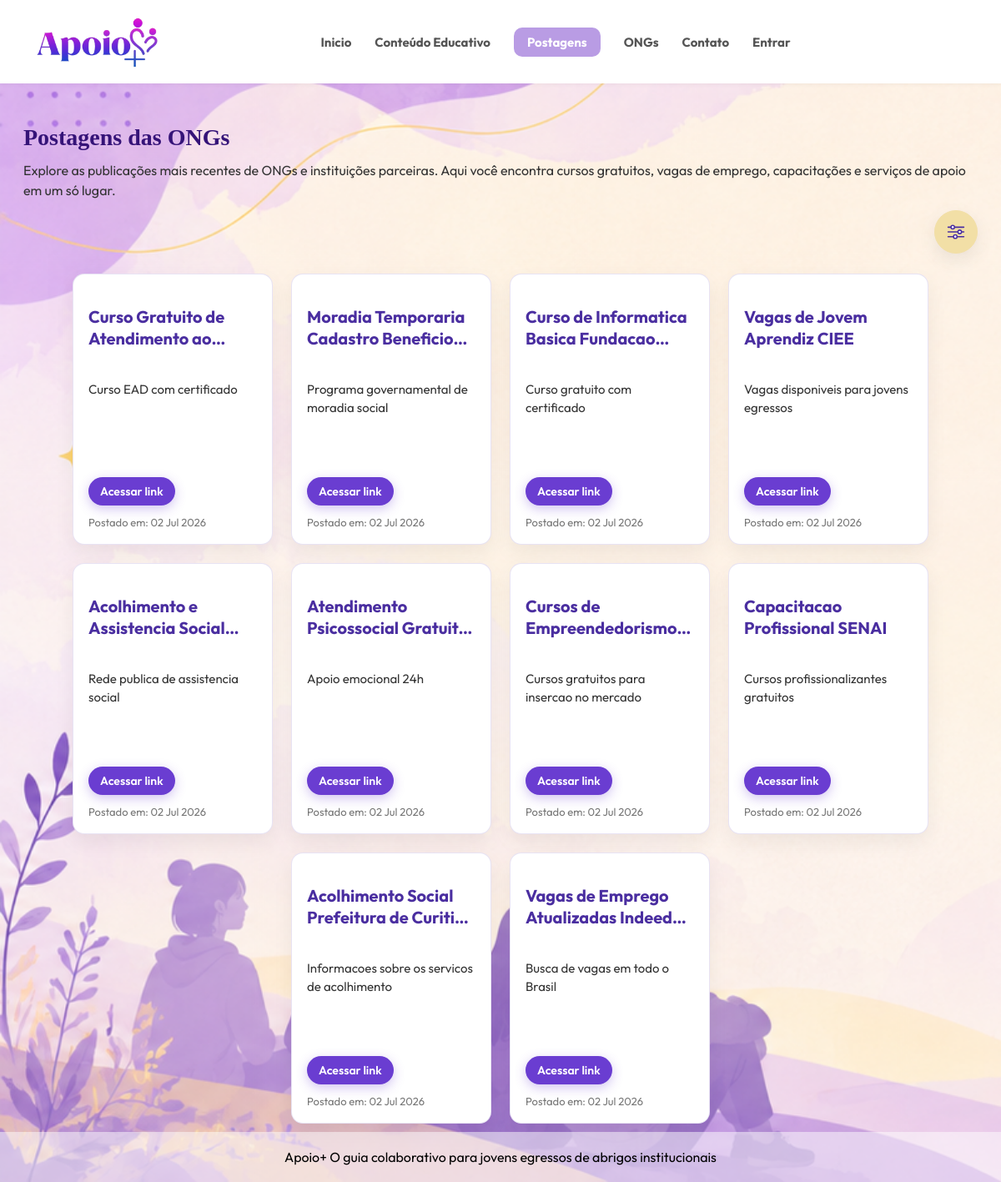
The page /frontend/telas/postagens.php on the database as committed earlier.
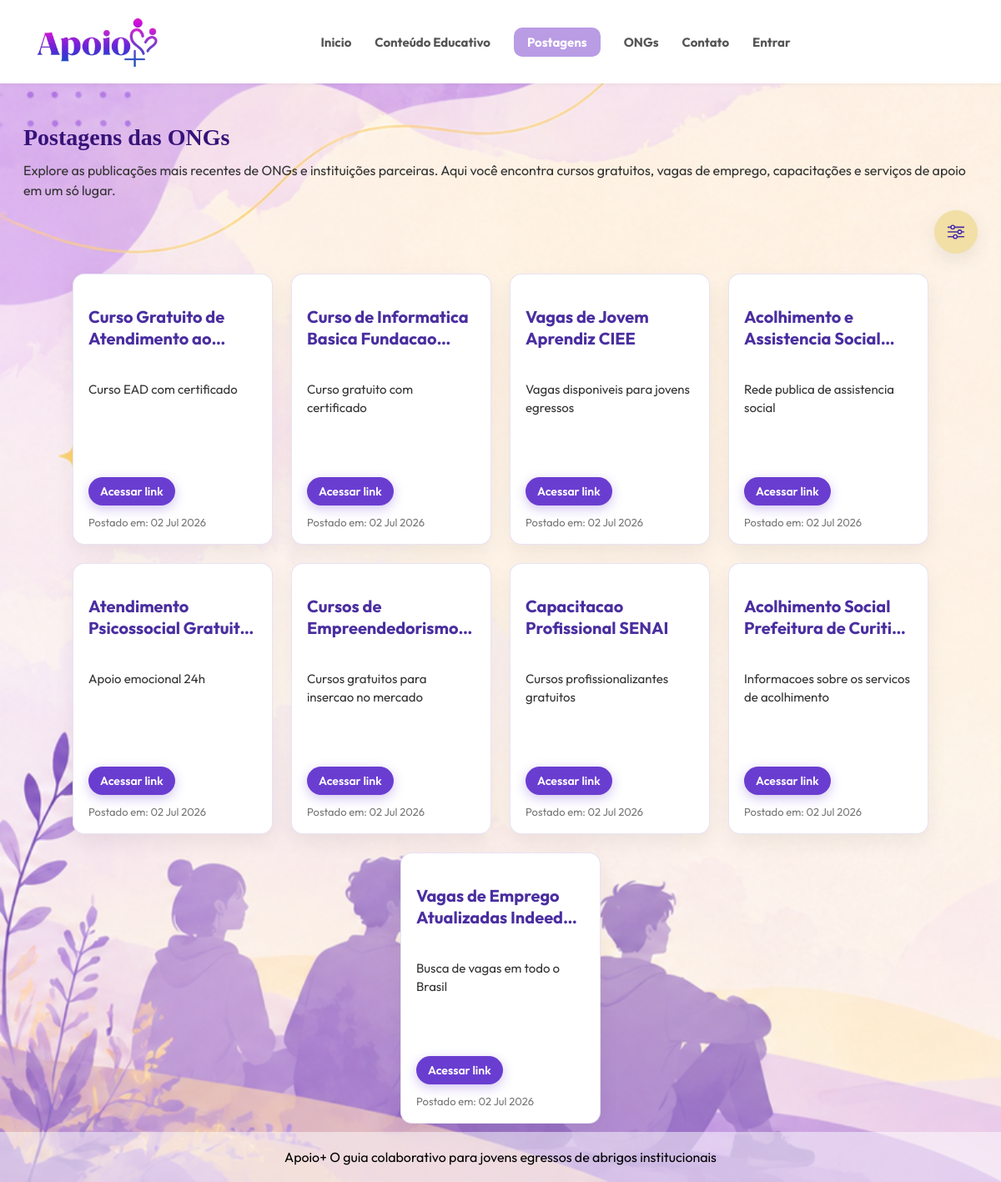
The same page on the database as committed later.
### tables this page shows
CREATE TABLE `postagens` (
  `id` int(11) NOT NULL AUTO_INCREMENT,
  `ong_id` int(11) NOT NULL,
  `titulo` varchar(200) NOT NULL,
  `descricao` varchar(60) NOT NULL,
  `link` varchar(255),
  `categoria` varchar(120) NOT NULL DEFAULT '',
  `data_postagem` timestamp NOT NULL DEFAULT current_timestamp(),
  PRIMARY KEY (`id`),
  KEY `ong_id` (`ong_id`),
  CONSTRAINT `postagens_ibfk_1` FOREIGN KEY (`ong_id`) REFERENCES `ongs` (`id`) ON DELETE CASCADE ON UPDATE CASCADE
);

### frontend/telas/postagens.php (the view, shortened to what the changed rows need)
<?php
require_once('../../backend/funcionalidades/config.php');
require_once(__DIR__ . '/../componentes/layout.php');
$vagasVisitadas = [];
function categoriasPostagem($post) {
    if (!empty($post['categoria'])) {
        return $post['categoria'];
    }
    $categorias = [];
    return implode(',', array_unique($categorias));
}
?>
<!DOCTYPE html>
<html lang="pt-br">
<head>
    <link rel="stylesheet" href="<?= caminhoEstilo('estilos.css') ?>">
    <link rel="stylesheet" href="<?= caminhoEstilo('postagens.css') ?>">
</head>
<body>
    <?php renderizarCabecalho('postagens'); ?>
    <main class="postagens-main">
        <section id="posts">
            <h2 class="titulo-tela">Postagens das ONGs</h2>
            <div class="card-post">
                <?php
                $consulta = $mysqli->prepare("SELECT * FROM postagens ORDER BY data_postagem DESC");
                $consulta->execute();
                $resultado = $consulta->get_result();
                $meses = [
                    1 => 'Jan',
                    2 => 'Fev',
                    3 => 'Mar',
                    4 => 'Abr',
                    5 => 'Mai',
                    6 => 'Jun',
                    7 => 'Jul',
                    8 => 'Ago',
                    9 => 'Set',
                    10 => 'Out',
                    11 => 'Nov',
                    12 => 'Dez'
                ];
                while ($post = $resultado->fetch_assoc()) {
                    $foiVisitada = isset($vagasVisitadas[(int) $post['id']]);
                    $timestampPostagem = strtotime($post['data_postagem']);
                    $dataPostagem = date("d", $timestampPostagem) . " " . $meses[(int) date("n", $timestampPostagem)] . " " . date("Y", $timestampPostagem);
                    $categoriasPost = htmlspecialchars(categoriasPostagem($post));
                    echo "<div class='post' data-categorias='" . $categoriasPost . "'>";
                    echo "<h2>" . htmlspecialchars($post['titulo']) . "</h2>";
                    echo "<p class='descricao'>" . nl2br(htmlspecialchars($post['descricao'])) . "</p>";
                    echo "<p><a href='" . htmlspecialchars($post['link']) . "' target='_blank' rel='noopener noreferrer' class='ver-mais" . ($foiVisitada ? " foi-visitado" : "") . "' data-historico-tipo='vaga' data-historico-id='" . (int) $post['id'] . "'" . ($foiVisitada ? " aria-label='Vaga já acessada: " . htmlspecialchars($post['titulo'], ENT_QUOTES, 'UTF-8') . "'" : "") . ">Acessar link</a></p>";
                    echo "<p class='data'>Postado em: " . $dataPostagem . "</p>";
                    echo "</div>";
                }
                ?>
            </div>
        </section>
    </main>
</body>
</html>

### frontend/componentes/layout.php (shortened to what the changed rows need)
<?php
function caminhoEstilo(string $arquivo, int $nivel = 0): string
{
    return str_repeat('../', $nivel + 1) . 'estilos/' . $arquivo . '?v=' . APOIO_ASSET_VERSION;
}
function renderizarCabecalho(string $paginaAtiva = '', int $nivel = 0): void
{
    $prefixoTelas = str_repeat('../', $nivel);
    $linksPrincipais = [
        'inicio' => ['Inicio', 'inicio.php'],
        'conteudo' => ['Conteúdo Educativo', 'conteudo_educativo.php'],
        'postagens' => ['Postagens', 'postagens.php'],
        'ongs' => ['ONGs', 'ongs.php'],
        'contato' => ['Contato', 'contato.php'],
    ];
    $classeLink = static fn (string $pagina): string => $paginaAtiva === $pagina ? ' class="active" aria-current="page"' : '';
    ?>
    <header>
        <nav id="options-header" aria-label="Navegação principal">
            <ul>
                <?php foreach ($linksPrincipais as $pagina => [$rotulo, $destino]) { ?>
                    <li><a href="<?= htmlspecialchars($prefixoTelas . $destino, ENT_QUOTES, 'UTF-8') ?>"<?= $classeLink($pagina) ?>><?= htmlspecialchars($rotulo, ENT_QUOTES, 'UTF-8') ?></a></li>
                <?php } ?>
            </ul>
        </nav>
    </header>
    <?php
}
    ?>

Rows that differ between the two databases and show on the page:
removed postagens: titulo "Moradia Temporaria Cadastro…", descricao "Programa governamental de moradia social", data_postagem "02 Jul 2026"
